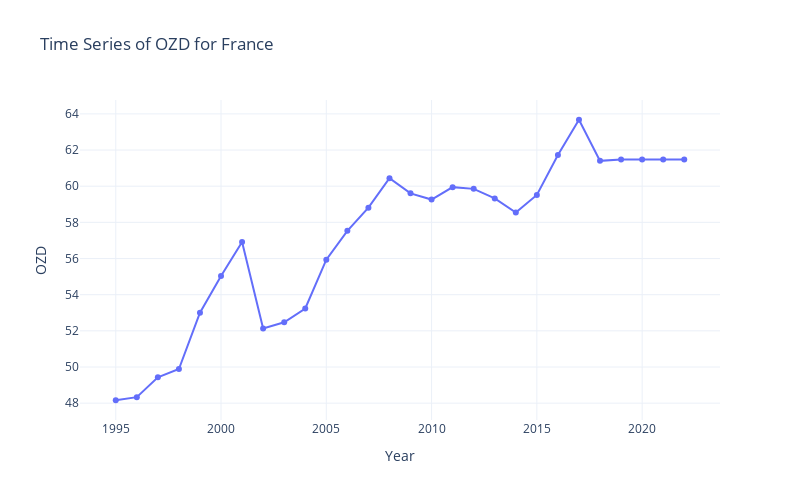

The notebook cell this image was saved under:
### Markdown cell above
## This code snippet allows you to visualize the time series variation of any environmental symbol for specific countries. This can help track changes over time and provide deeper insights.

### Code cell
import pandas as pd
import numpy as np
import plotly.graph_objects as go

class TimeSeriesPlotter:
    def __init__(self, symbol, file_path=None):
        """
        Initialize the class with a symbol and optional file path.
        """
        self.symbol = symbol
        self.file_name = f"{symbol}_ind.csv" if file_path is None else file_path
        self.data = None
        self.years = []

    def load_data(self):
        """
        Load and preprocess the data.
        """
        # Read the CSV file
        self.data = pd.read_csv(self.file_name)

        # Extract years from the column names
        for col in self.data.columns:
            if col.startswith(self.symbol + '.ind'):
                year = col.split('.')[-1]
                self.years.append(int(year))  # Convert to integer for plotting

        # Replace invalid values with NaN
        self.data.replace({0: np.nan, -8888: np.nan, -7777: np.nan, -9999: np.nan}, inplace=True)

    def get_country_data(self, country_name):
        """
        Extract data for a specific country.
        """
        if self.data is None:
            raise ValueError("Data not loaded. Call `load_data()` first.")

        # Filter the country data
        country_data = self.data[self.data['country'] == country_name]

        # Extract PMD values starting from the relevant columns
        values = country_data.iloc[0, 3:]  # Adjust starting column index if needed
        return values

    def plot_time_series(self, country_name):
        """
        Plot the time series for a given country using Plotly.
        """
        if not self.years:
            raise ValueError("Years not extracted. Call `load_data()` first.")

        # Get PMD values for the specified country
        self.values = self.get_country_data(country_name)

        # Create a time series plot with Plotly
        fig = go.Figure()

        fig.add_trace(
            go.Scatter(
                x=self.years,
                y=self.values,
                mode='lines+markers',
                name=f'{country_name} PMD'
            )
        )

        # Add titles and labels
        fig.update_layout(
            title=f"Time Series of {self.symbol} for {country_name}",
            xaxis_title="Year",
            yaxis_title=f"{self.symbol}",
            template="plotly_white",
            height=500,
            width=800
        )

        fig.show()

# Example Usage: just input the environmental symbol and the country you wish
if __name__ == "__main__":
    symbol = 'OZD'
    plotter = TimeSeriesPlotter(symbol)

    # Load data
    plotter.load_data()

    # Plot time series for Mauritius
    plotter.plot_time_series('France')

### Figure 1 — Plotly figure (JSON) as saved in the notebook; plotly's stock layout.template omitted (floating-point values rounded to 4 significant figures)
{"data": [{"mode": "lines+markers", "name": "France PMD", "type": "scatter", "x": [1995, 1996, 1997, 1998, 1999, 2000, 2001, 2002, 2003, 2004, 2005, 2006, 2007, 2008, 2009, 2010, 2011, 2012, 2013, 2014, 2015, 2016, 2017, 2018, 2019, 2020, 2021, 2022], "y": [48.16, 48.33, 49.43, 49.89, 53.0, 55.04, 56.92, 52.13, 52.48, 53.23, 55.94, 57.53, 58.81, 60.45, 59.6, 59.26, 59.95, 59.85, 59.32, 58.54, 59.51, 61.72, 63.68, 61.4, 61.47, 61.47, 61.47, 61.47]}], "layout": {"height": 500, "title": {"text": "Time Series of OZD for France"}, "width": 800, "xaxis": {"title": {"text": "Year"}}, "yaxis": {"title": {"text": "OZD"}}}}
